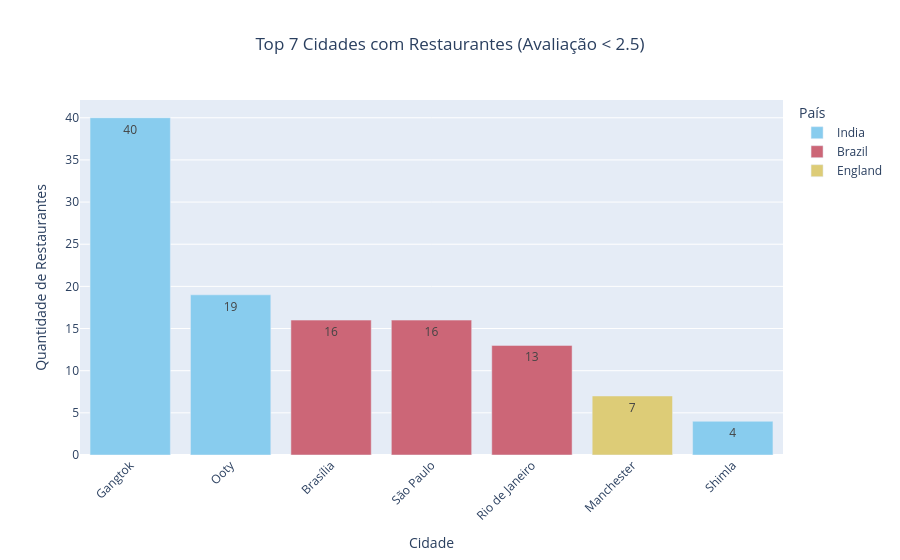

Write notebook code for a chart like this one.
### Markdown cell above
## Top 7 Cidades com Restaurantes com Média de Avaliação Abaixo de 2.5

### Code cell
filtro = df["aggregate_rating"] <= 2.5

cidade_quantidade_restaurantes_nota_2_5 = df.loc[filtro, :].groupby(["country", "city"]).size().reset_index(name="quantidade").sort_values(by="quantidade", ascending=False)

top_7_cidades_restaurantes_media_abaixo_2_5 = cidade_quantidade_restaurantes_nota_2_5.head(7)

# 2. Criando o gráfico de barras
fig = px.bar(
    top_7_cidades_restaurantes_media_abaixo_2_5, 
    x="city", 
    y="quantidade", 
    title="Top 7 Cidades com Restaurantes (Avaliação < 2.5)",
    labels={"city": "Cidade", "quantidade": "Quantidade de Restaurantes", "country": "País"},
    text_auto=True,
    color="country",
    color_discrete_sequence=px.colors.qualitative.Safe # Mantendo a paleta acessível
)

# 3. Ajustando o visual
fig.update_layout(
    xaxis_tickangle=-45, 
    title_x=0.5, 
    xaxis_categoryorder='total descending',
)

# 4. Exibindo o gráfico
fig.show()

### Figure 1 — Plotly figure (JSON) as saved in the notebook; plotly's stock layout.template omitted (floating-point values rounded to 4 significant figures)
{"data": [{"hovertemplate": "País=India<br>Cidade=%{x}<br>Quantidade de Restaurantes=%{y}<extra></extra>", "legendgroup": "India", "marker": {"color": "rgb(136, 204, 238)", "pattern": {"shape": ""}}, "name": "India", "orientation": "v", "showlegend": true, "textposition": "auto", "texttemplate": "%{y}", "type": "bar", "x": ["Gangtok", "Ooty", "Shimla"], "xaxis": "x", "y": [40, 19, 4], "yaxis": "y"}, {"hovertemplate": "País=Brazil<br>Cidade=%{x}<br>Quantidade de Restaurantes=%{y}<extra></extra>", "legendgroup": "Brazil", "marker": {"color": "rgb(204, 102, 119)", "pattern": {"shape": ""}}, "name": "Brazil", "orientation": "v", "showlegend": true, "textposition": "auto", "texttemplate": "%{y}", "type": "bar", "x": ["Brasília", "São Paulo", "Rio de Janeiro"], "xaxis": "x", "y": [16, 16, 13], "yaxis": "y"}, {"hovertemplate": "País=England<br>Cidade=%{x}<br>Quantidade de Restaurantes=%{y}<extra></extra>", "legendgroup": "England", "marker": {"color": "rgb(221, 204, 119)", "pattern": {"shape": ""}}, "name": "England", "orientation": "v", "showlegend": true, "textposition": "auto", "texttemplate": "%{y}", "type": "bar", "x": ["Manchester"], "xaxis": "x", "y": [7], "yaxis": "y"}], "layout": {"barmode": "relative", "legend": {"title": {"text": "País"}, "tracegroupgap": 0}, "title": {"text": "Top 7 Cidades com Restaurantes (Avaliação < 2.5)", "x": 0.5}, "xaxis": {"anchor": "y", "categoryorder": "total descending", "domain": [0, 1], "tickangle": -45, "title": {"text": "Cidade"}}, "yaxis": {"anchor": "x", "domain": [0, 1], "title": {"text": "Quantidade de Restaurantes"}}}}
